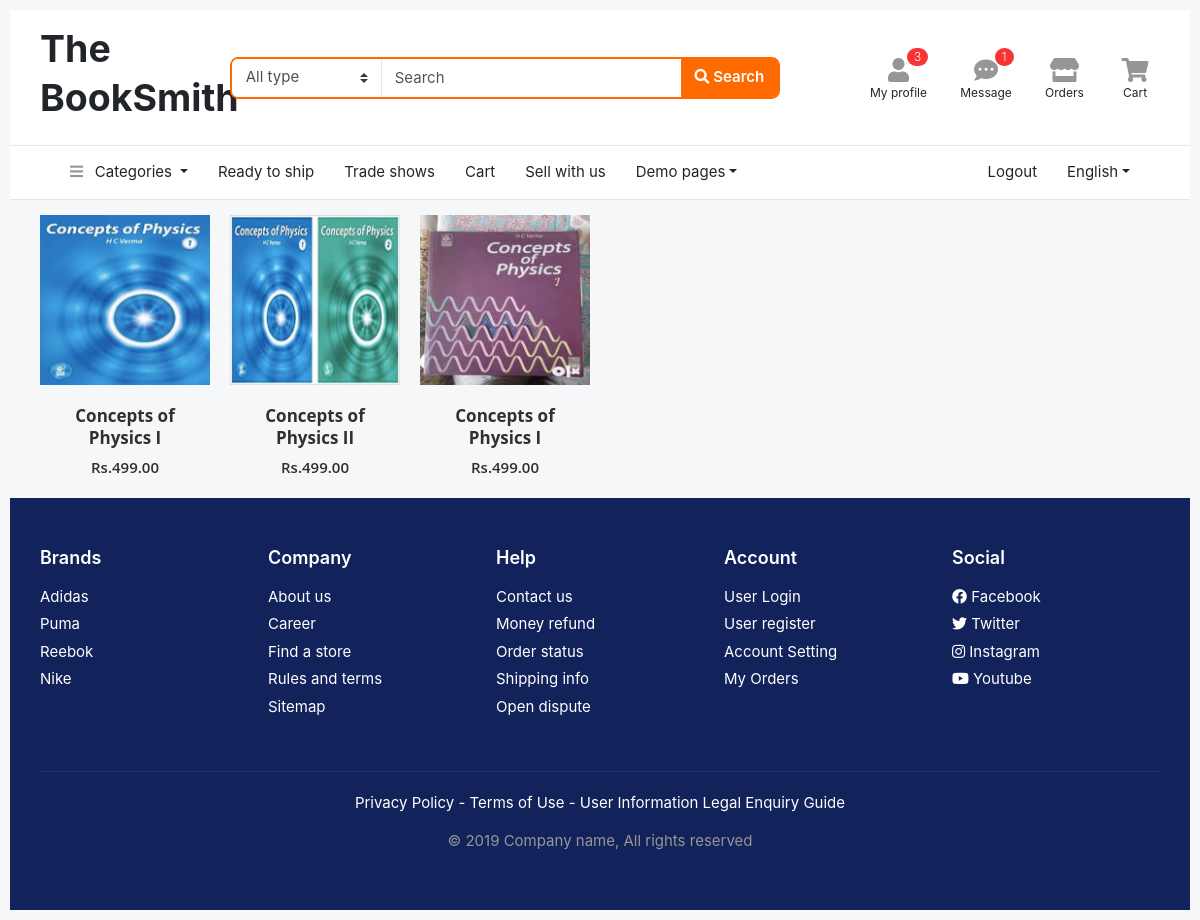
/Store/categories/Physics (signed in), run on the app's committed database.
### Store/models.py (models this page shows, shortened)
class Book(models.Model):
	old_new = (
		(1, 'Yes'),
		(0, 'No'),
	)
	book_id = models.AutoField(primary_key=True)
	book_name = models.CharField(max_length=50)
	book_author = models.CharField(max_length=50)
	book_edition = models.DecimalField(max_digits=6, decimal_places=1)
	book_price = models.DecimalField(max_digits=6, decimal_places=2)
	book_quantity = models.IntegerField()
	date = models.DateTimeField(auto_now=True)
	is_new = models.BooleanField(choices=old_new)
	image_file = models.ImageField(upload_to=UPLOAD_TO)
	category = models.ForeignKey(Category, on_delete=models.CASCADE)
	vendor = models.ForeignKey(Vendor, on_delete=models.CASCADE)

### Store/views.py (the view)
# urls.py: path('categories/<str:category>', views.category_details, name='category-details'),
@login_required
def category_details(request, category):
	category = Category.objects.filter(category=category).first()
	if not category is None:
		books = category.book_set.all()
		context = {
			"category" : category.category,
			"books" : books,
		}
		return render(request, 'Store/category.html', context)
	else:
		raise Http404(request, "No Such Category")
	pass

### Store/templates/Store/category.html (shortened to what this page needs)
{% extends 'Store/layout.html' %}
{% block body %}
<header class="section-header">
  <section class="header-main border-bottom">
    <div class="container">
      <div class="row align-items-center">
        <div class="col-xl-2 col-lg-3 col-md-12">
          <a href="" class="brand-wrap">
            <h1>The BookSmith</h1>
          </a>
        </div>
        <div class="col-xl-6 col-lg-5 col-md-6">
          <form action="#" class="search-header">
            <div class="input-group w-100">
              <select class="custom-select border-right"  name="category_name">
                  <option value="">All type</option><option value="codex">Special</option>
              </select>
                <input type="text" class="form-control" placeholder="Search">
                <div class="input-group-append">
                  <button class="btn btn-primary" type="submit">
                    <i class="fa fa-search"></i> Search
                  </button>
                </div>
              </div>
          </form>
        </div>
        <div class="col-xl-4 col-lg-4 col-md-6">
          <div class="widgets-wrap float-md-right">
            <div class="widget-header mr-3">
              <a href="#" class="widget-view">
                <div class="icon-area">
                  <i class="fa fa-user"></i>
                  <span class="notify">3</span>
                </div>
                <small class="text"> My profile </small>
              </a>
            </div>
            <div class="widget-header mr-3">
              <a href="#" class="widget-view">
                <div class="icon-area">
                  <i class="fa fa-comment-dots"></i>
                  <span class="notify">1</span>
                </div>
                <small class="text"> Message </small>
              </a>
            </div>
            <div class="widget-header mr-3">
              <a href="#" class="widget-view">
                <div class="icon-area">
                  <i class="fa fa-store"></i>
                </div>
                <small class="text"> Orders </small>
              </a>
            </div>
            <div class="widget-header">
              <a href="#" class="widget-view">
                <div class="icon-area">
                  <i class="fa fa-shopping-cart"></i>
                </div>
                <small class="text"> Cart </small>
              </a>
            </div>
          </div>
        </div>
      </div>
    </div>
  </section>
  <nav class="navbar navbar-main navbar-expand-lg border-bottom">
    <div class="container">
      <div class="collapse navbar-collapse" id="main_nav">
        <ul class="navbar-nav">
          <li class="nav-item dropdown">
            <a class="nav-link dropdown-toggle" data-toggle="dropdown" href="#"> <i class="fa fa-bars text-muted mr-2"></i> Categories </a>
          </li>
          <li class="nav-item">
             <a class="nav-link" href="#">Ready to ship</a>
          </li>
          <li class="nav-item">
            <a class="nav-link" href="#">Trade shows</a>
          </li>
      {% if user.is_authenticated %}
      <li class="nav-item">
        <a class="nav-link" href="{% if user.is_vendor %}{% url 'cart-vendor' %}{% else %}{% url 'cart-customer' %}{% endif %}">Cart</a>
      </li>
      {% endif %}
          <li class="nav-item">
            <a class="nav-link" href="{% url 'login' %}">Sell with us</a>
          </li>
          <li class="nav-item dropdown">
            <a class="nav-link dropdown-toggle" data-toggle="dropdown" href="#">Demo pages</a>
          </li>
        </ul>
        <ul class="navbar-nav ml-md-auto">
            <li class="nav-item">
              <a class="nav-link" href="{% url 'logout' %}">Logout</a>
            </li>
          <li class="nav-item dropdown">
            <a class="nav-link dropdown-toggle" href="http://example.com" data-toggle="dropdown">English</a>
          </li>
       </ul>
      </div>
    </div>
  </nav>
  </header>
<div class="container mt-3">
  {% for book in books %}
    {% if forloop.first %}<div class="row">{% endif %}
      <div class="col-md-2 col-sm-6">
        <div class="product-grid2">
          <div class="product-image2">
            <a href="#">
              <img class="pic-1" src="{{ book.image_file.url }}">
            </a>
            <ul class="social">
            </ul>
          </div>
          <div class="product-content">
            <h3 class="title"><a href="{% url 'book-details' book.book_id %}">{{ book.book_name }}</a></h3>
            <span class="price">Rs.{{ book.book_price }}</span>
          </div>
        </div>
      </div>
    {% if forloop.last %}</div>{% endif %}
{% endfor %}
</div>
<footer class="section-footer bg-secondary">
	<div class="container">
		<section class="footer-top padding-y-lg text-white">
			<div class="row">
				<aside class="col-md col-6">
					<h6 class="title">Brands</h6>
					<ul class="list-unstyled">
						<li> <a href="#">Adidas</a></li>
						<li> <a href="#">Puma</a></li>
						<li> <a href="#">Reebok</a></li>
						<li> <a href="#">Nike</a></li>
					</ul>
				</aside>
				<aside class="col-md col-6">
					<h6 class="title">Company</h6>
					<ul class="list-unstyled">
						<li> <a href="#">About us</a></li>
						<li> <a href="#">Career</a></li>
						<li> <a href="#">Find a store</a></li>
						<li> <a href="#">Rules and terms</a></li>
						<li> <a href="#">Sitemap</a></li>
					</ul>
				</aside>
				<aside class="col-md col-6">
					<h6 class="title">Help</h6>
					<ul class="list-unstyled">
						<li> <a href="#">Contact us</a></li>
						<li> <a href="#">Money refund</a></li>
						<li> <a href="#">Order status</a></li>
						<li> <a href="#">Shipping info</a></li>
						<li> <a href="#">Open dispute</a></li>
					</ul>
				</aside>
				<aside class="col-md col-6">
					<h6 class="title">Account</h6>
					<ul class="list-unstyled">
						<li> <a href="#"> User Login </a></li>
						<li> <a href="#"> User register </a></li>
						<li> <a href="#"> Account Setting </a></li>
						<li> <a href="#"> My Orders </a></li>
					</ul>
				</aside>
				<aside class="col-md">
					<h6 class="title">Social</h6>
					<ul class="list-unstyled">
						<li><a href="#"> <i class="fab fa-facebook"></i> Facebook </a></li>
						<li><a href="#"> <i class="fab fa-twitter"></i> Twitter </a></li>
						<li><a href="#"> <i class="fab fa-instagram"></i> Instagram </a></li>
						<li><a href="#"> <i class="fab fa-youtube"></i> Youtube </a></li>
					</ul>
				</aside>
			</div>
		</section>
		<section class="footer-bottom text-center">
				<p class="text-white">Privacy Policy - Terms of Use - User Information Legal Enquiry Guide</p>
				<p class="text-muted"> &copy 2019 Company name, All rights reserved </p>
				<br>
		</section>
	</div>
</footer>
{% endblock %}

### Store/static/Store/styles.css (style rules this page uses)
body { padding: 10px; }
.product-grid2 { font-family:'Open Sans',sans-serif;position:relative }
.product-grid2 .product-image2 { overflow:hidden;position:relative }
.product-grid2 .product-image2 a { display:block }
.product-grid2 .product-image2 img { width:100%;height:auto }
.product-image2 .pic-1 { opacity:1;transition:all .5s }
.product-grid2 .social { padding:0;margin:0;position:absolute;bottom:50px;right:25px;z-index:1 }
.product-grid2 .product-content { padding:20px 10px;text-align:center }
.product-grid2 .title { font-size:17px;margin:0 0 7px }
.product-grid2 .title a { color:#303030 }
.product-grid2 .price { color:#303030;font-size:15px }

### Store/static/Store/css/ui.css (style rules this page uses)
html { font-family: 'Inter', sans-serif; font-size: 15px; }
.padding-y-lg { padding-top: 48px; padding-bottom: 48px; }
.section-header { background-color: #fff; }
.header-main { position: relative; padding-top: 1rem; padding-bottom: 1rem; }
.navbar-main { background-color: #fff; }
.search-header { border: 2px solid #ff6a00; border-radius: 0.55rem; }
.search-header .form-control, .search-header .custom-select { border-color: transparent; }
.search-header select { -ms-flex-preferred-size: 150px !important; flex-basis: 150px !important; -webkit-box-flex: 0 !important; -ms-flex-positive: 0 !important; flex-grow: 0 !important; }
.widget-header { display: inline-block; vertical-align: middle; position: relative; }
.widget-header .widget-view { padding: 5px 7px; display: inline-block; position: relative; text-align: center; }
.widget-header .icon-area { font-size: 24px; display: inline-block; width: 36px; height: 30px; color: #969696; }
.widget-header .icon-area .notify { position: absolute; top: 0px; right: 8%; }
.widget-header .text { max-width: 80px; overflow: hidden; text-overflow: ellipsis; white-space: nowrap; display: block; line-height: 1.2; }
.widget-header a { color: #212529; }
.section-footer ul li { margin-bottom: 5px; }
.section-footer ul a { color: inherit; }
.section-footer .title { font-weight: 600; margin-bottom: 16px; font-size: 18px; }
.footer-bottom { padding-top: 20px; padding-bottom: 20px; border-top: 1px solid #1a3286; }
[class*="list-"] li:after { visibility: hidden; display: block; content: ""; overflow: hidden; height: 0; clear: both; }
.notify { position: absolute; top: -4px; right: -10px; display: inline-block; padding: .25em .6em; font-size: 12px; line-height: 1; text-align: center; font-weight: 300; border-radius: 3rem; color: #fff; background-color: #fa3434; }
.price { font-weight: 600; color: #212529; }
body { background-color: #f6f7f9; }

### Store/static/Store/css/responsive.css (style rules this page uses)
@media (min-width: 1040px) { .container { padding-left: 30px !important; padding-right: 30px !important; } }

### data on the page
Book: image_file (picture), book_name "Concepts of Physics I", book_price "499.00"
Book: image_file (picture), book_name "Concepts of Physics II", book_price "499.00"
Book: image_file (picture), book_name "Concepts of Physics I", book_price "499.00"
